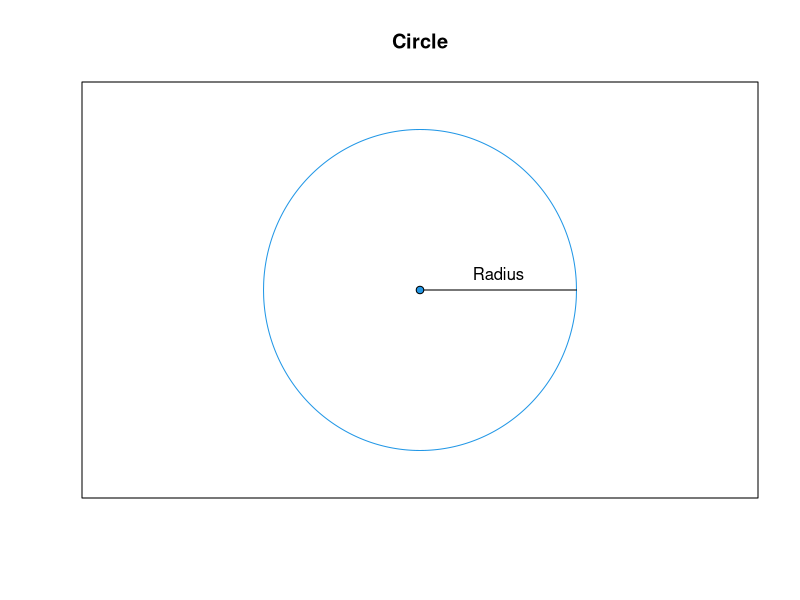
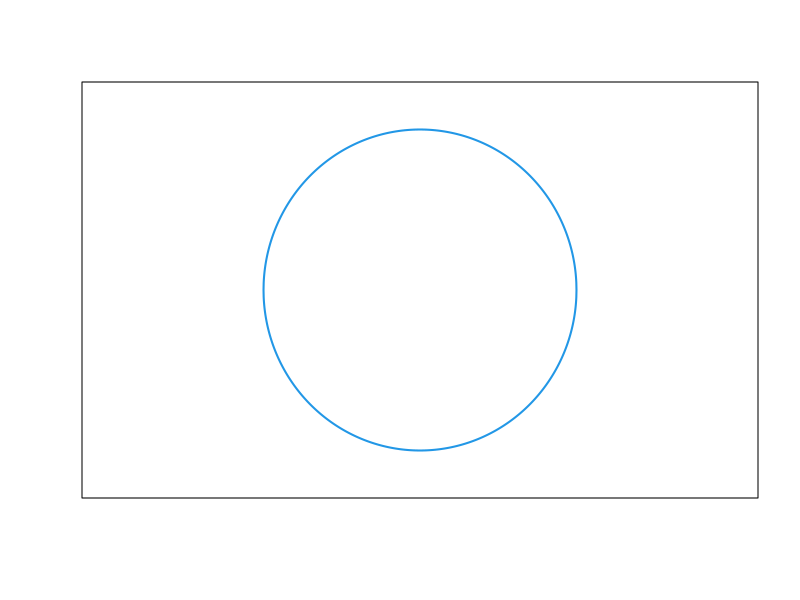

Source code (R) for these figures, in order: (Note: this script raises an error after producing the figures.)
## ---- chunk 1
circle <- function(n = 1, r = 1, h = 0, v = 0, half = FALSE, up = TRUE, plot = TRUE, xlab = "x", ylab = "y", circ.border = "chocolate", lwd = 1, lty = 1, ...) {
   
   # x values for n == 1 and n > 1
   if(n == 1) {
         x <- list(seq(h - r, h + r, 0.001))
   } else {
      if(length(r) == 1) r <- rep(r, n)
      if(length(h) == 1) h <- rep(h, n)
      if(length(v) == 1) v <- rep(v, n)
        x <- lapply(1:n, function(i) seq(h[i] - r[i], h[i] + r[i], 0.001))
      }
   
   
   # Circle equation
   circ <- function(x, r, h, v) sqrt(r^2 - (x-h)^2) + v
   circ2 <- function(x, r, h, v) sqrt(r^2 - (x-h)^2) - v
   
   # Full or half circle
   if(half) {
      if(up) {
         y <- circ(x)
      } else {
         y <- -circ2(x)
      }
   } else {
      y <- lapply(1:n, function(i) c(circ(x[[i]], r[i], h[i], v[i]), -circ2(rev(x[[i]]), r[i], h[i], v[i])))
      x <- lapply(x, function(i) c(i, rev(i)))
   }
   
   # Output; plot or y coordinates
   if(plot == FALSE) {
      list(x = x, y = y)
   } else {
      min_x <- min(sapply(x, min))
      max_x <- max(sapply(x, max))
      min_y <- min(sapply(y, min))
      max_y <- max(sapply(y, max))
      plot(c(min_x, max_x), c(min_y, max_y), type = "n", xlab = xlab, ylab = ylab, ...)
      for(i in 1:n) {
         lines(x[[i]], y[[i]], col = circ.border, lwd = lwd, lty = lty)
      } 
   }
}
## ---- chunk 2
circle(xlim = c(-2, 2), ylim = c(-1.2, 1.2), circ.border = 4, ann = FALSE, xaxt = "n", yaxt = "n")
segments(0, 0, 1, 0)
points(0, 0, pch = 21, bg = 4)
text(0.5, 0.1, "Radius")
title("Circle")
## ---- chunk 3
circle(xlim = c(-2, 2), ylim = c(-1.2, 1.2), circ.border = 4, ann = FALSE, xaxt = "n", yaxt = "n", lwd = 2)
segments(0, 0, c(0.75, 1), c(circ1(0.75), 0), col = 4)
points(c(0, 0.75), c(0, circ1(0.75)), pch = 21, bg = 4)
text(0.4, 0.57, "r = 1", srt = 45)
text(0.5, 0.1, "r = 1")
title("Circle")
## ---- chunk 4
circle(xlim = c(-2, 2), ylim = c(-1.2, 1.2), circ.border = 4, ann = FALSE)
segments(0, 0, c(0.75, 1), c(circ1(0.75), 0), col = 4)
segments(0.75, circ1(0.75), 0.75, 0, col = 4)
points(c(0, 0.75), c(0, circ1(0.75)), pch = 21, bg = 4)
text(c(0.5, 0.85), c(-0.1 ,0.2), labels = c("x", "y"))
text(0.37, 0.56, "1", srt = 45)
text(1, circ1(0.75), "(x, y)", font = 2)
title("Right angled triangle")
## ---- chunk 5
circle(xlim = c(-2, 2), ylim = c(-1.2, 2), circ.border = 4, ann = FALSE, panel.first = grid())#, xaxt = "n", yaxt = "n", lwd = 2)
segments(0, 0, c(0.75, 1), c(circ1(0.75), 0), col = 4)
segments(0.75, circ1(0.75), 0.75, 0, col = 4)
points(c(0, 0.75), c(0, circ1(0.75)), pch = 21, bg = 4)
text(0.35, 0.56, "1", srt = 45, font = 2)
text(1, circ1(0.75)+0.2, "(x, y)", font = 2)
angle1 <- circ1(0.75)

# Side a
segments(x0 = c(0.75, 0.75+angle1, 0.75+angle1), y0 = c(angle1, angle1, 0), x1 = c(0.75+angle1, 0.75+angle1, 0.75), y1 = c(angle1, 0, 0), col = "chocolate", lty = 2, lwd = 2)

# Side b
segments(x0 = c(0, 0, 0.75), y0 = c(0, -0.75, -0.75), x1 = c(0, 0.75, 0.75), c(-0.75, -0.75, 0), col = "chocolate", lty = 2, lwd = 2)

# Side c
segments(0.75, circ1(0.75), -0.25, circ1(0.75)+1, col = "chocolate", lty = 2, lwd = 2)
segments(-0.25, circ1(0.75)+1, -1, 1, col = "chocolate", lty = 2, lwd = 2)
segments(0, 0, -1, 1, col = "chocolate", lty = 2, lwd = 2)

text(c(0.3, 0.85), c(-0.1, 0.3), c(0.75, round(circ1(0.75), 1)), font = 2)
text(c(1.3, 0.3, -0.5), c(0.3, -0.6, 1.3), LETTERS[1:3], font = 2, col = 4)

title("Pythagora's theorem")
## ---- chunk 6
circ1 <- function(x, r = 1, h = 0, v = 0) sqrt(r^2 - (x-h)^2) + v
circ2 <- function(x, r = 1, h = 0, v = 0) sqrt(r^2 - (x-h)^2) - v
#
r <- 0.5
h <- c(0.4, 1.1)
circle(n = 2, r = r, h = h, xlim = c(-0.2, 1.7), ylim = c(-0.7, 0.7), xaxt = "n", yaxt = "n", ann = FALSE)

left1  <- seq(h[1] - r, h[1], 0.001)
right1 <- seq(h[1], h[1] + r, 0.001)
left2  <- seq(h[2] - r, h[2], 0.001)
right2 <- seq(h[2], h[2] + r, 0.001)

# Colouring circle
rect(xleft = left1[-length(left1)], ybottom = 0, xright = left1[-1], ytop = circ1(left1[-length(left1)], r = r, h = h[1]), border = "chocolate", col = "chocolate2")
rect(xleft = left2[-length(left2)], ybottom = 0, xright = left2[-1], ytop = circ1(left2[-length(left2)], r = r, h = h[2]), border = "chocolate", col = "chocolate2")
rect(xleft = left1[-length(left1)], ybottom = -circ2(left1[-length(left1)], r = r, h = h[1]), xright = left1[-1], ytop = 0, border = "chocolate", col = "chocolate2")
rect(xleft = left2[-length(left2)], ybottom = -circ2(left2[-length(left2)], r = r, h = h[2]), xright = left2[-1], ytop = 0, border = "chocolate", col = "chocolate2")
rect(xleft = right1[-length(right1)], ybottom = 0, xright = right1[-1], ytop = circ1(right1[-length(right1)], r = r, h = h[1]), border = "chocolate", col = "chocolate2")
rect(xleft = right2[-length(right2)], ybottom = 0, xright = right2[-1], ytop = circ1(right2[-length(right2)], r = r, h = h[2]), border = "chocolate", col = "chocolate2")
rect(xleft = right1[-length(right1)], ybottom = -circ2(right1[-length(right1)], r = r, h = h[1]), xright = right1[-1], ytop = 0, border = "chocolate", col = "chocolate2")
rect(xleft = right2[-length(right2)], ybottom = -circ2(right2[-length(right2)], r = r, h = h[2]), xright = right2[-1], ytop = 0, border = "chocolate", col = "chocolate2")

coords <- circle(n = 2, r = r, h = h, plot = FALSE)
lines(coords$x[[1]], coords$y[[1]], col = 4, lwd = 2)
lines(coords$x[[2]], coords$y[[2]], col = 4, lwd = 2)
text(h, 0.6, labels = LETTERS[1:2], font = 2, cex = 2)
text(c(0.4, 0.4, 0.75, 1.1, 1.1), c(0.2, -0.2, 0, -0.2, 0.2), labels = letters[1:5], font = 2, cex = 2)
title("Union")
## ---- chunk 7
circle(n = 2, r = r, h = h, circ.border = 4, lty = 2, xlim = c(-0.2, 1.7), ylim = c(-0.7, 0.7), xaxt = "n", yaxt = "n", ann = FALSE)

left  <- seq(0.6, 0.75, 0.001)
right <- seq(0.75, 0.9, 0.001)

ytop_L    <-  circ1(left2, r = r, h = h[2])[1:150]
ybottom_L <- -circ2(left2, r = r, h = h[2])[1:150]
ytop_R    <-  circ1(coords$x[[1]][851:1001], r = r, h = h[1])
ybottom_R <- -circ2(coords$x[[1]][851:1001], r = r, h = h[1])

# Colouring

rect(xleft = left[-length(left)], ybottom = 0, xright = left[-1], ytop = ytop_L, border = "chocolate", col = "chocolate2")
rect(xleft = left[-length(left)], ybottom = ybottom_L, xright = left[-1], ytop = 0, border = "chocolate", col = "chocolate2")
rect(xleft = right[-length(right)], ybottom = 0, xright = right[-1], ytop = ytop_R, border = "chocolate", col = "chocolate2")
rect(xleft = right[-length(right)], ybottom = ybottom_R, xright = right[-1], ytop = 0, border = "chocolate", col = "chocolate2")

#
lines(coords$x[[1]], coords$y[[1]], col = 4, lwd = 2)
lines(coords$x[[2]], coords$y[[2]], col = 4, lwd = 2)
text(h, 0.6, labels = LETTERS[1:2], font = 2, cex = 2)
text(c(0.4, 0.4, 0.75, 1.1, 1.1), c(0.2, -0.2, 0, -0.2, 0.2), labels = letters[1:5], font = 2, cex = 2)
title("Intersect")
## ---- chunk 8
circle(n = 2, r = 0.5, h = 0:1, circ.border = 4, lwd = 2, xlim = c(-0.7, 1.7), ylim = c(-0.6, 0.8), xaxt = "n", yaxt = "n", ann = FALSE)
text(0:1, 0.65, LETTERS[1:2], font = 2)
text(x = c(-0.15, 0.15, 0.85, 1.15), y = 0, labels = letters[1:4], font = 2, cex = 1.5)
title("Disjoint")
## ---- chunk 9
circle(n = 1, r = 0.5, circ.border = 4, lwd = 2, xlim = c(-0.6, 0.9), ylim = c(-0.8, 0.8), panel.first = rect(par("usr")[1], par("usr")[3], par("usr")[2], par("usr")[4], border = "chocolate", col = "chocolate2"))

#
x_L <- seq(-0.5, 0, 0.001)
x_R <- seq(0, 0.5, 0.001)

ytop_L    <-  circ1(x_L[-length(x_L)], r = 0.5)
ybottom_L <- -circ2(x_L[-length(x_L)], r = 0.5)
ytop_R    <-  circ1(x_R[-length(x_R)], r = 0.5)
ybottom_R <- -circ2(x_R[-length(x_R)], r = 0.5)


rect(xleft = x_L[-length(x_L)], ybottom = 0, xright = x_L[-1], ytop = ytop_L, border = colors()[1], col = colors()[1])
rect(xleft = x_L[-length(x_L)], ybottom = ybottom_L, xright = x_L[-1], ytop = 0, border = colors()[1], col = colors()[1])
rect(xleft = x_R[-length(x_R)], ybottom = 0, xright = x_R[-1], ytop = ytop_R, border = colors()[1], col = colors()[1])
rect(xleft = x_R[-length(x_R)], ybottom = ybottom_R, xright = x_R[-1], ytop = 0, border = colors()[1], col = colors()[1])

coords2 <- circle(n = 1, r = 0.5, plot = FALSE)

lines(coords2$x[[1]], coords2$y[[1]], col = 4, lwd = 2)

text(c(0, 0.6), 0, c("A", "A'"), font = 2, cex = 1.5)
title("Complement")
## ---- chunk 10
circle(n = 2, r = r, h = h, xlim = c(-0.2, 1.7), ylim = c(-0.7, 0.7), xaxt = "n", yaxt = "n", ann = FALSE)

# Colouring circle
rect(xleft = left1[-length(left1)], ybottom = 0, xright = left1[-1], ytop = circ1(left1[-length(left1)], r = r, h = h[1]), border = "chocolate", col = "chocolate2")
rect(xleft = left1[-length(left1)], ybottom = -circ2(left1[-length(left1)], r = r, h = h[1]), xright = left1[-1], ytop = 0, border = "chocolate", col = "chocolate2")
rect(xleft = right1[-length(right1)], ybottom = 0, xright = right1[-1], ytop = circ1(right1[-length(right1)], r = r, h = h[1]), border = "chocolate", col = "chocolate2")
rect(xleft = right1[-length(right1)], ybottom = -circ2(right1[-length(right1)], r = r, h = h[1]), xright = right1[-1], ytop = 0, border = "chocolate", col = "chocolate2")

ytop_L    <-  circ1(coords$x[[2]][1:150], r = 0.5, h = h[2])
ybottom_L <- -circ2(coords$x[[2]][1:150], r = 0.5, h = h[2])
ytop_R    <-  circ1(coords$x[[1]][851:1000], r = 0.5, h = h[1])
ybottom_R <- -circ2(coords$x[[1]][851:1000], r = 0.5, h = h[1])

rect(xleft = left[-length(left)], ybottom = 0, xright = left[-1], ytop = ytop_L, border = colors()[1], col = colors()[1])
rect(xleft = left[-length(left)], ybottom = ybottom_L, xright = left[-1], ytop = 0, border = colors()[1], col = colors()[1])
rect(xleft = right[-length(right)], ybottom = 0, xright = right[-1], ytop = ytop_R, border = colors()[1], col = colors()[1])
rect(xleft = right[-length(right)], ybottom = ybottom_R, xright = right[-1], ytop = 0, border = colors()[1], col = colors()[1])



lines(coords$x[[1]], coords$y[[1]], col = 4, lwd = 2)
lines(coords$x[[2]], coords$y[[2]], col = 4, lwd = 2)
text(h, 0.6, labels = LETTERS[1:2], font = 2, cex = 2)
text(c(0.4, 0.4, 0.75, 1.1, 1.1), c(0.2, -0.2, 0, -0.2, 0.2), labels = letters[1:5], font = 2, cex = 2)
title("Difference")
